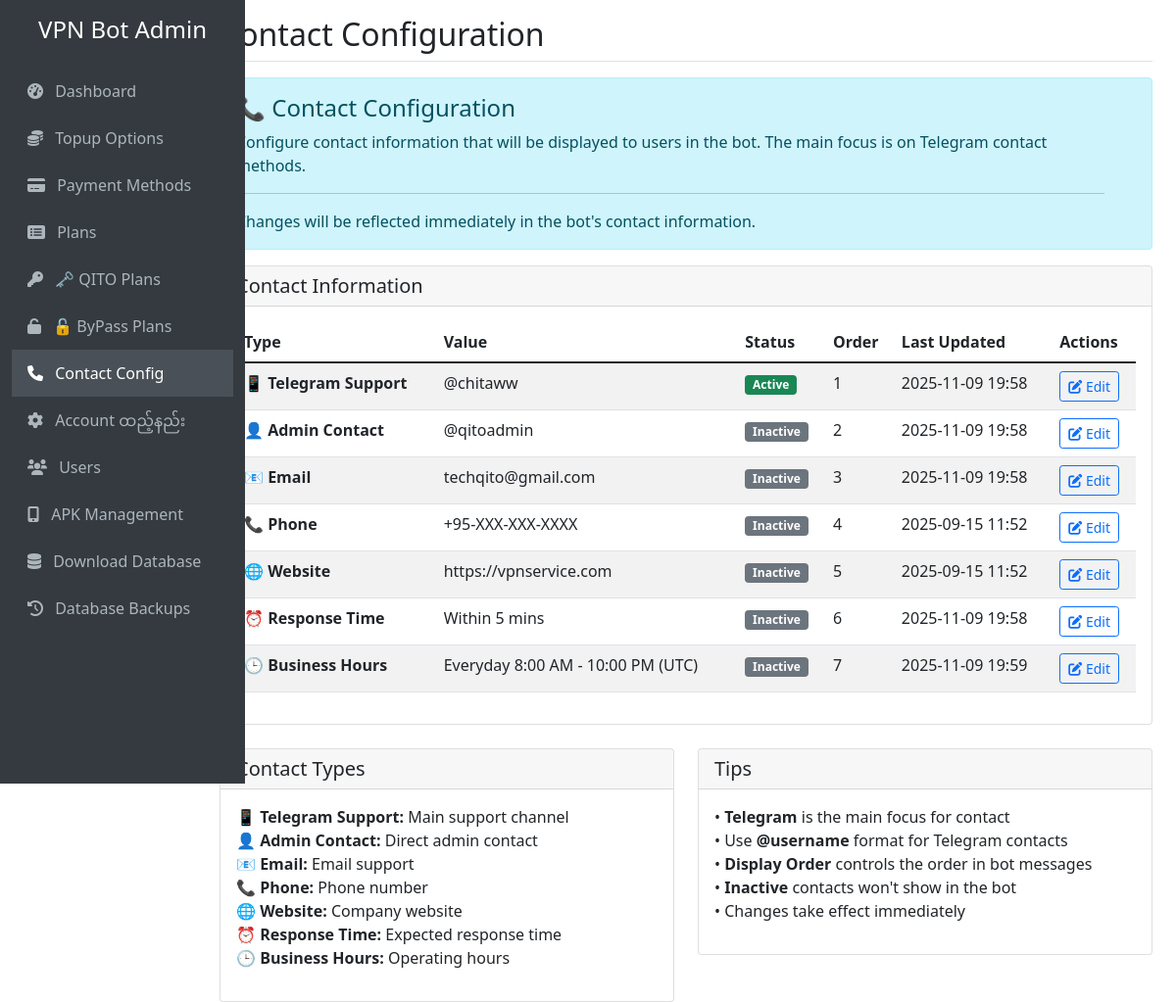
The app's page /contact with its own data.
### tables this page shows
CREATE TABLE contact_config (
            id INTEGER PRIMARY KEY AUTOINCREMENT,
            contact_type TEXT NOT NULL UNIQUE,
            contact_value TEXT NOT NULL,
            is_active BOOLEAN DEFAULT 1,
            display_order INTEGER DEFAULT 0,
            created_at TIMESTAMP DEFAULT CURRENT_TIMESTAMP,
            updated_at TIMESTAMP DEFAULT CURRENT_TIMESTAMP
        );

### web_admin.py (the view)
@app.route('/contact')
def contact_management():
    contacts = get_contact_config()
    return render_template('contact_management.html', contacts=contacts)

### database.py (called while the page is built)
def get_contact_config():
    conn = sqlite3.connect(DB_FILE)
    cursor = conn.cursor()
    cursor.execute('''
        SELECT id, contact_type, contact_value, is_active, display_order, created_at, updated_at
        FROM contact_config
        ORDER BY display_order ASC, contact_type ASC
    ''')
    contacts = cursor.fetchall()
    conn.close()
    return contacts

### templates/contact_management.html (shortened to what this page needs)
{% extends "base.html" %}
{% block page_title %}Contact Configuration{% endblock %}
{% block content %}
<div class="row">
    <div class="col-md-12">
        <div class="alert alert-info alert-dismissible fade show" role="alert">
            <h4 class="alert-heading">📞 Contact Configuration</h4>
            <p>Configure contact information that will be displayed to users in the bot. The main focus is on Telegram contact methods.</p>
            <hr>
            <p class="mb-0">Changes will be reflected immediately in the bot's contact information.</p>
        </div>
    </div>
</div>
<div class="card">
    <div class="card-header">
        <h5 class="card-title mb-0">Contact Information</h5>
    </div>
    <div class="card-body">
        {% if contacts %}
            <div class="table-responsive">
                <table class="table table-striped">
                    <thead>
                        <tr>
                            <th>Type</th>
                            <th>Value</th>
                            <th>Status</th>
                            <th>Order</th>
                            <th>Last Updated</th>
                            <th>Actions</th>
                        </tr>
                    </thead>
                    <tbody>
                        {% for contact in contacts %}
                        <tr>
                            <td>
                                <strong>
                                    {% if contact[1] == 'telegram' %}
                                        📱 Telegram Support
                                    {% elif contact[1] == 'telegram_admin' %}
                                        👤 Admin Contact
                                    {% elif contact[1] == 'email' %}
                                        📧 Email
                                    {% elif contact[1] == 'phone' %}
                                        📞 Phone
                                    {% elif contact[1] == 'website' %}
                                        🌐 Website
                                    {% elif contact[1] == 'response_time' %}
                                        ⏰ Response Time
                                    {% elif contact[1] == 'business_hours' %}
                                        🕒 Business Hours
                                    {% else %}
                                        {{ contact[1].title() }}
                                    {% endif %}
                                </strong>
                            </td>
                            <td>{{ contact[2] }}</td>
                            <td>
                                {% if contact[3] %}
                                    <span class="badge bg-success">Active</span>
                                {% else %}
                                    <span class="badge bg-secondary">Inactive</span>
                                {% endif %}
                            </td>
                            <td>{{ contact[4] }}</td>
                            <td>{{ contact[6][:16] if contact[6] else 'Never' }}</td>
                            <td>
                                <a href="{{ url_for('edit_contact', contact_id=contact[0]) }}" class="btn btn-sm btn-outline-primary">
                                    <i class="fas fa-edit"></i> Edit
                                </a>
                            </td>
                        </tr>
                        {% endfor %}
                    </tbody>
                </table>
            </div>
        {% else %}
            <div class="text-center py-5">
                <i class="fas fa-phone fa-3x text-muted mb-3"></i>
                <h5 class="text-muted">No contact configurations found</h5>
                <p class="text-muted">Contact configurations should be automatically created. Please check your database.</p>
            </div>
        {% endif %}
    </div>
</div>
<div class="row mt-4">
    <div class="col-md-6">
        <div class="card">
            <div class="card-header">
                <h5 class="card-title mb-0">Contact Types</h5>
            </div>
            <div class="card-body">
                <ul class="list-unstyled">
                    <li><strong>📱 Telegram Support:</strong> Main support channel</li>
                    <li><strong>👤 Admin Contact:</strong> Direct admin contact</li>
                    <li><strong>📧 Email:</strong> Email support</li>
                    <li><strong>📞 Phone:</strong> Phone number</li>
                    <li><strong>🌐 Website:</strong> Company website</li>
                    <li><strong>⏰ Response Time:</strong> Expected response time</li>
                    <li><strong>🕒 Business Hours:</strong> Operating hours</li>
                </ul>
            </div>
        </div>
    </div>
    <div class="col-md-6">
        <div class="card">
            <div class="card-header">
                <h5 class="card-title mb-0">Tips</h5>
            </div>
            <div class="card-body">
                <ul class="list-unstyled">
                    <li>• <strong>Telegram</strong> is the main focus for contact</li>
                    <li>• Use <strong>@username</strong> format for Telegram contacts</li>
                    <li>• <strong>Display Order</strong> controls the order in bot messages</li>
                    <li>• <strong>Inactive</strong> contacts won't show in the bot</li>
                    <li>• Changes take effect immediately</li>
                </ul>
            </div>
        </div>
    </div>
</div>
{% endblock %}

### records on screen
contact_config: contact_type "📱 Telegram Support", contact_value "@chitaww", is_active "Active", display_order "1", updated_at "2025-11-09 19:58"
contact_config: contact_type "👤 Admin Contact", contact_value "@qitoadmin", is_active "Inactive", display_order "2", updated_at "2025-11-09 19:58"
contact_config: contact_type "📧 Email", contact_value "techqito@gmail.com", is_active "Inactive", display_order "3", updated_at "2025-11-09 19:58"
contact_config: contact_type "📞 Phone", contact_value "+95-XXX-XXX-XXXX", is_active "Inactive", display_order "4", updated_at "2025-09-15 11:52"
contact_config: contact_type "🌐 Website", contact_value "https://vpnservice.com", is_active "Inactive", display_order "5", updated_at "2025-09-15 11:52"
contact_config: contact_type "⏰ Response Time", contact_value "Within 5 mins", is_active "Inactive", display_order "6", updated_at "2025-11-09 19:58"
contact_config: contact_type "🕒 Business Hours", contact_value "Everyday 8:00 AM - 10:00 PM (UTC)", is_active "Inactive", display_order "7", updated_at "2025-11-09 19:59"
